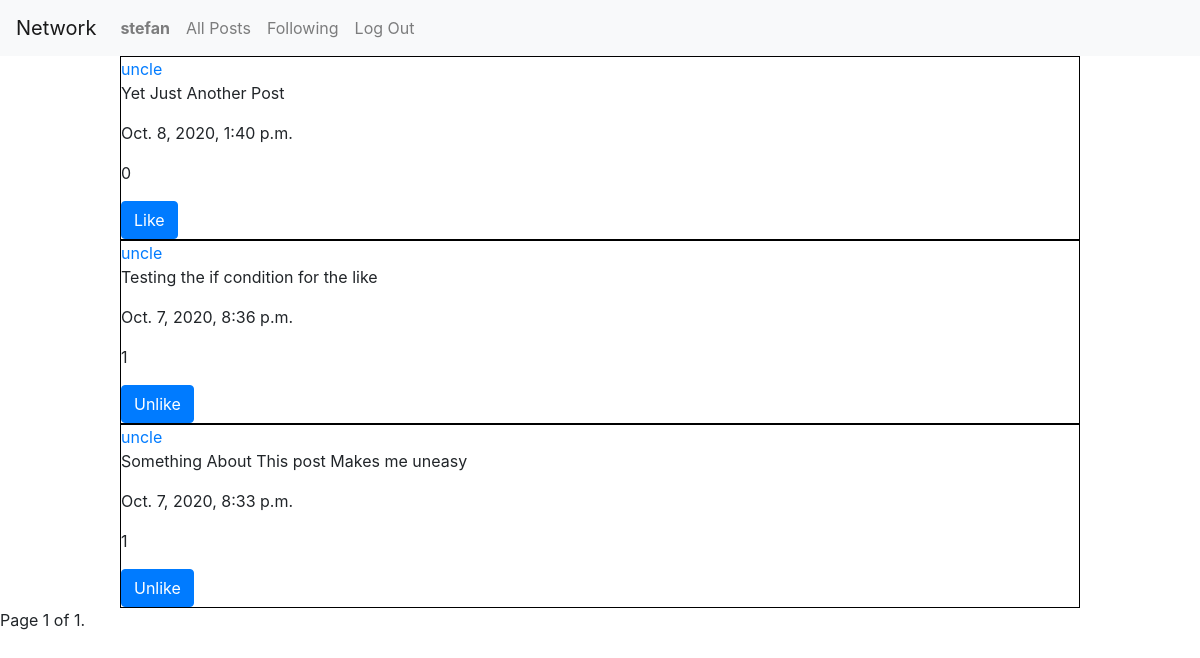
The app's page /following/ (signed in), older data.
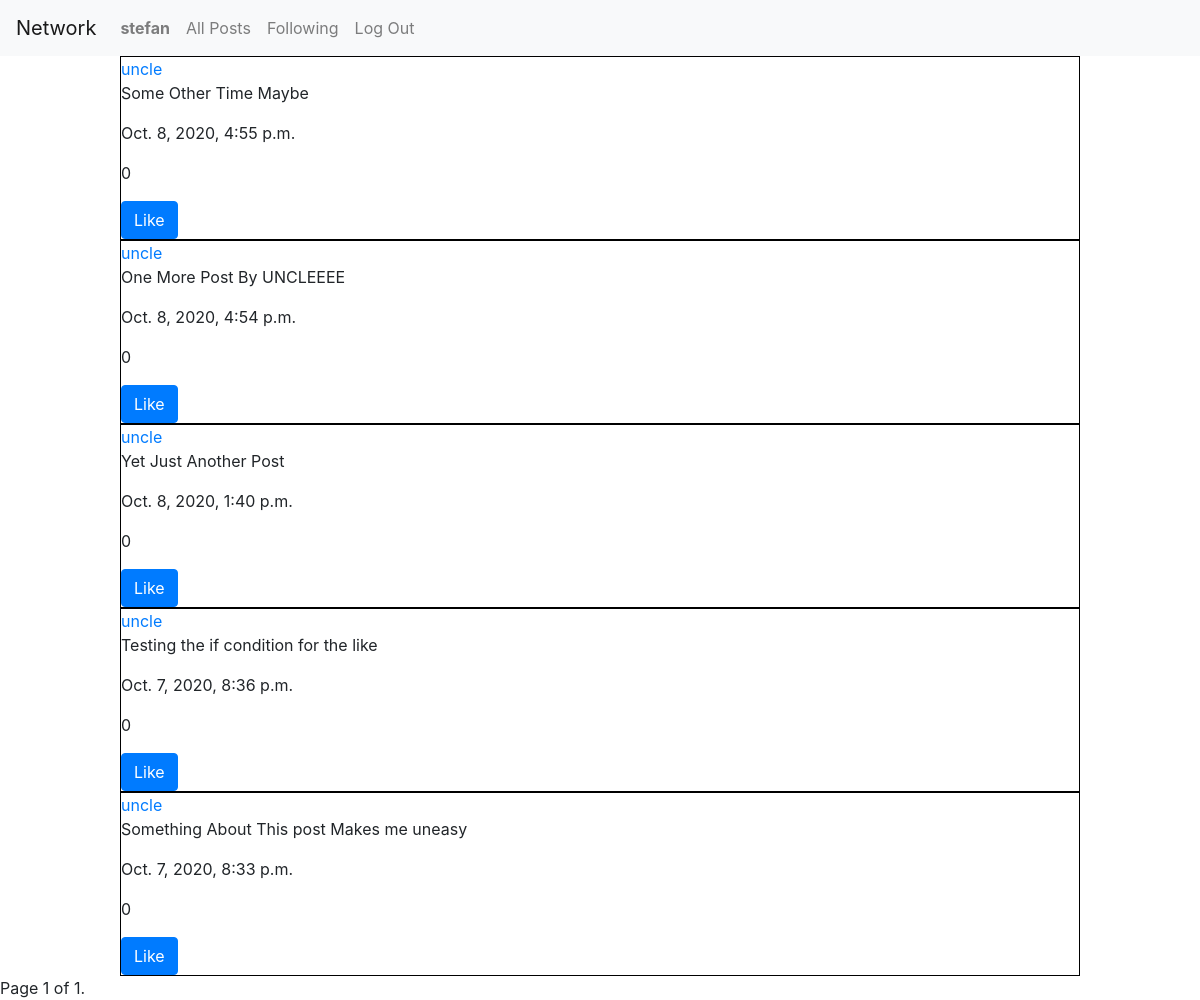
The same page, newer data.
### network/models.py (models this page shows, shortened)
class User(AbstractUser):
    pass

class Post(models.Model):
    user = models.ForeignKey(settings.AUTH_USER_MODEL, on_delete=models.CASCADE, related_name="posts")
    content = models.CharField(max_length = 256)
    date_added = models.DateTimeField(auto_now_add=True)
    like = models.ManyToManyField(User, blank=True, related_name="likes")

### network/views.py (the view)
# urls.py: path("following/", views.following_view, name="following_view"),
def following_view(request):
    current_user = request.user
    users_followed = Profile.objects.get(user=current_user).following.all()
    posts_list = Post.objects.filter(user__in=users_followed).order_by('-date_added')
    paginator = Paginator(posts_list, 10)
    page_number = request.GET.get('page')
    page_obj = paginator.get_page(page_number)
    context = {
        "page_obj": page_obj,
    }
    return render(request, "network/following.html", context)

### network/templates/network/following.html (shortened to what this page needs)
{% extends "network/layout.html" %}
{% load static %}
{% block body %}
    {% for post in page_obj %}
        <div class="post-container">
            <a href="{% url 'display_profile_view' post.user.id %}">{{ post.user.username }}</a>
            <p>{{ post.content }}</p>
            <p>{{ post.date_added }}</p>
            <p id="like_count_{{ post.id }}">{{ post.like.count }}</p>
            {% if user.is_authenticated and request.user != post.user %}
                <a href="#" id="like_button_{{ post.id }}" class="liked btn btn-primary" data-post_id="{{ post.id }}">
                    {% if request.user in post.like.all %}
                        Unlike
                    {% else %}
                        Like
                    {% endif %}
                </a>
            {% endif %}
        </div>
    {% endfor %}
    <div class="pagination">
        <span class="step-links">
            <span class="current">
                Page {{ page_obj.number }} of {{ page_obj.paginator.num_pages }}.
            </span>
        </span>
    </div>
{% endblock %}

### network/templates/network/layout.html (shortened to what this page needs)
{% load static %}
<!DOCTYPE html>
<html lang="en">
    <head>
        <link rel="stylesheet" href="https://stackpath.bootstrapcdn.com/bootstrap/4.4.1/css/bootstrap.min.css">
        <link href="{% static 'network/styles.css' %}" rel="stylesheet">
    </head>
    <body>
        <nav class="navbar navbar-expand-lg navbar-light bg-light">
            <a class="navbar-brand" href="#">Network</a>
            <div>
              <ul class="navbar-nav mr-auto">
                {% if user.is_authenticated %}
                    <li class="nav-item">
                        <a class="nav-link" href="{% url 'display_profile_view' user.id %}"><strong>{{ user.username }}</strong></a>
                    </li>
                {% endif %}
                <li class="nav-item">
                  <a class="nav-link" href="{% url 'index' %}">All Posts</a>
                </li>
                {% if user.is_authenticated %}
                    <li class="nav-item">
                        <a class="nav-link" href="{% url 'following_view' %}">Following</a>
                    </li>
                    <li class="nav-item">
                        <a class="nav-link" href="{% url 'logout' %}">Log Out</a>
                    </li>
                {% endif %}
              </ul>
            </div>
          </nav>
        <div class="body">
            {% block body %}
            {% endblock %}
        </div>
    </body>
</html>

### network/static/network/styles.css (style rules this page uses)
.body { box-sizing:border-box; }
.post-container { width:80%; margin: 0 auto; border: 1px solid black; }

Row changes from the older to the newer data that the page shows:
added Post: user.username "uncle", content "Some Other Time Maybe", date_added "Oct. 8, 2020, 4:55 p.m.", like.count "0", shows "Like"
added Post: user.username "uncle", content "One More Post By UNCLEEEE", date_added "Oct. 8, 2020, 4:54 p.m.", like.count "0", shows "Like"
computed for Post "Testing the if condition for the like": like.count "1" → "0"; text "Unlike" → "Like"
computed for Post "Something About This post Makes me uneasy": like.count "1" → "0"; text "Unlike" → "Like"
